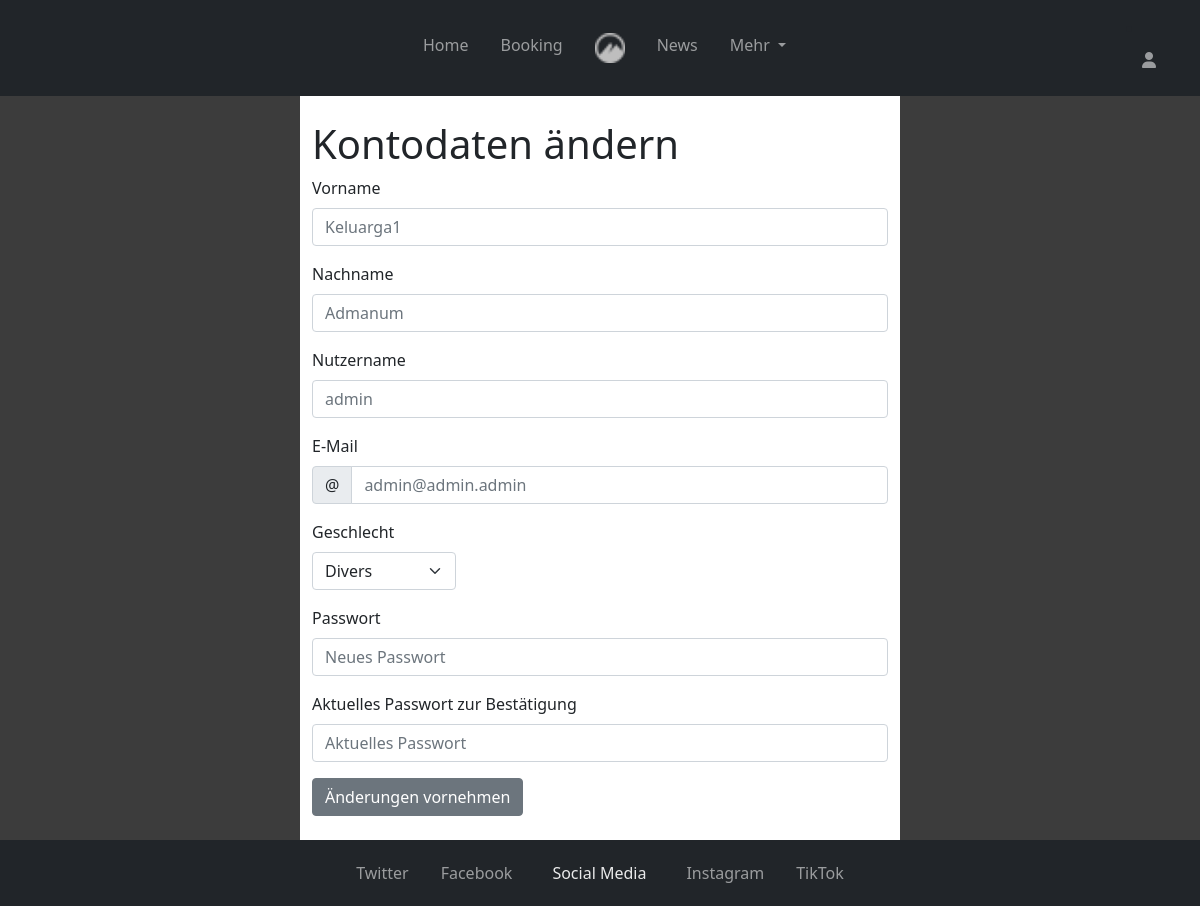
Before: /profile.php (signed in) with the older database file.
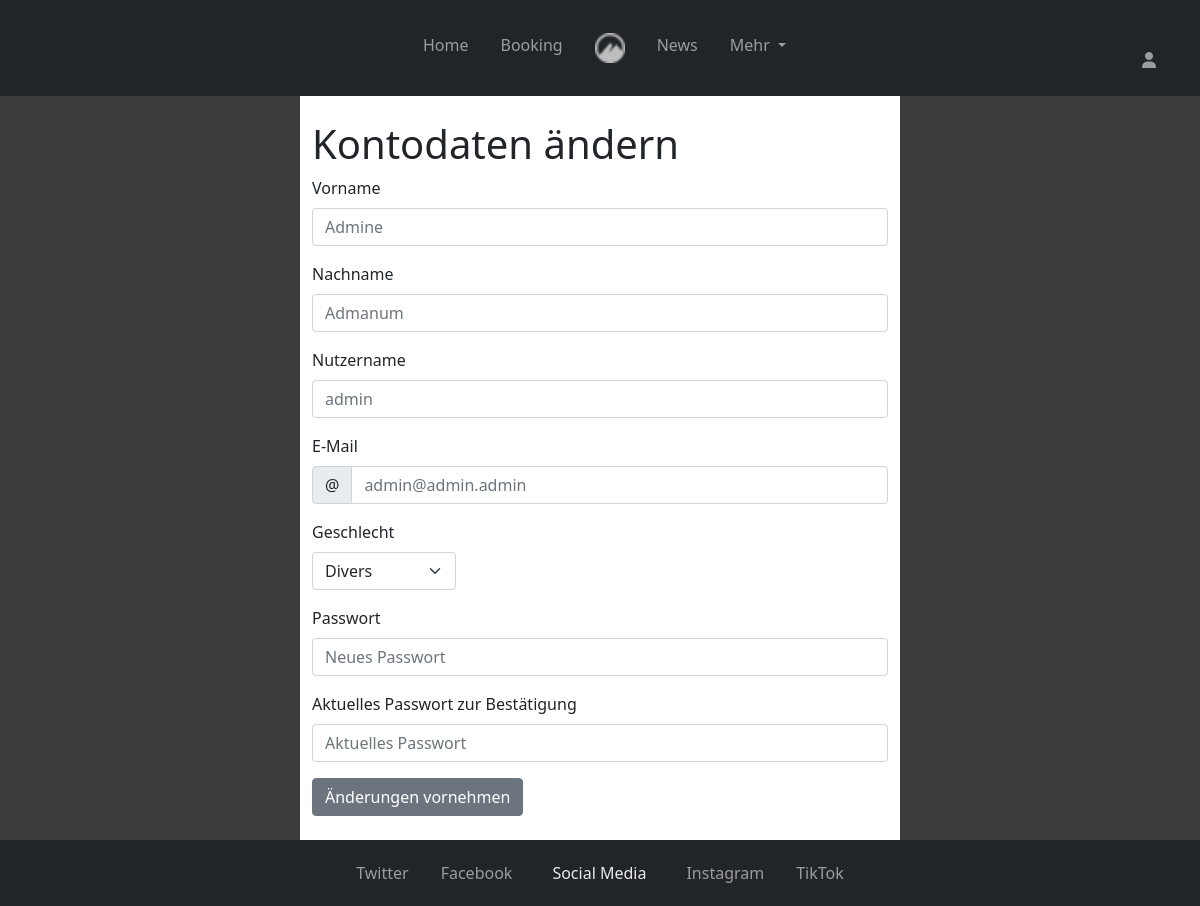
After: the same page with the newer database file.
### tables this page shows
CREATE TABLE `user` (
  `userid` int(11) NOT NULL,
  `fk_personid` int(11) NOT NULL,
  `username` varchar(255) NOT NULL,
  `password` varchar(128) NOT NULL COMMENT 'hashed',
  `email` varchar(255) NOT NULL
);

CREATE TABLE `person` (
  `Personid` int(11) NOT NULL,
  `firstname` varchar(255) NOT NULL,
  `lastname` varchar(255) NOT NULL,
  `gender` varchar(50) NOT NULL
);

### php/scripts/profile.php (called while the page is built, shortened)
<?php
require_once 'funcs.php';
$db = get_db();
$result = $db->query("SELECT * FROM user, person WHERE user.userid = " . $_SESSION['userid'] . " AND user.fk_personid = person.personid");
$result = $result->fetch_assoc();
?>

### php/scripts/funcs.php (called while the page is built, shortened)
<?php
function get_default(&$var, $default=NULL){
    if(isset($var)){
        return $var;
    } else {
        return $default;
    }
}
?>

### profile.php (the view, shortened to what this page needs)
<?php
  require 'php/scripts/profile.php';
?>
<!DOCTYPE html>
<html lang="en">
<head>
  <link rel="stylesheet" href="styles.css">
  <link href="css/bootstrap.min.css" rel="stylesheet">
</head>
<body>
  <div class="container-site d-flex flex-column justify-content-between">
    <div class="container-navbar-content d-flex flex-column flex-grow-1">
      <?php include 'php/navbar.php'; ?>
      <div class="content-background flex-grow-1">
      <div class="container site_content py-4">
        <h1>Kontodaten ändern</h1>
        <form action="" method="post">
          <div class="input-field">
            <label for="first_name" class="form-label">Vorname</label>
            <input type="text" name="first_name" class="form-control" id="first_name"
                   placeholder="<?=$result['firstname']?>" value="<?=get_default($firstname); ?>">
          </div>
          <div class="mt-3">
            <label for="last_name" class="form-label">Nachname</label>
            <input type="text" name="last_name" class="form-control" id="last_name"
                   placeholder="<?=$result['lastname']?>" value="<?=get_default($lastname); ?>">
          </div>
          <div class="mt-3">
            <label for="username" class="form-label">Nutzername</label>
            <input type="text" name="username" class="form-control" id="username" maxlength="20" aria-describedby="inputGroupPrepend2"
                   placeholder="<?=$result['username']?>" value="<?=get_default($username); ?>">
          </div>
          <div class="mt-3">
            <label for="email" class="form-label">E-Mail</label>
            <div class="input-group">
              <span class="input-group-text" id="inputGroupPrepend2">@</span>
              <input type="text" name="email" class="form-control" id="email"
                     placeholder="<?=$result['email']?>" value="<?=get_default($email); ?>">
            </div>
          </div>
          <div class="">
            <div class="col-3 mt-3">
              <label for="gender" class="form-label">Geschlecht</label>
              <select class="form-select" name="gender" id="gender">
                <option value="other" <?php if($result['gender'] == 'other'){echo 'selected';} ?>>Divers</option>
              </select>
            </div>
          </div>
          <div class="mt-3">
            <label for="password" class="form-label">Passwort</label>
            <input type="password" name="new_password" class="form-control" id="password" placeholder="Neues Passwort" minlength="8">
          </div>
          <div class="mt-3">
            <label for="password2" class="form-label">Aktuelles Passwort zur Bestätigung</label>
            <input type="password" name="current_password" class="form-control" id="password2" placeholder="Aktuelles Passwort" minlength="8" required>
          </div>
          <div class="mt-3">
            <button class="btn btn-secondary" type="submit">Änderungen vornehmen</button>
          </div>
        </form>
      </div>
      </div>
    </div>
    <?php include 'php/footer.php'; ?>
  </div>
</body>
</html>

### php/navbar.php (shortened to what this page needs)
<?php
    $current_page = '';
    require_once 'scripts/funcs.php';
?>
<nav class="navbar navbar-expand-sm bg-dark navbar-dark p-3 sticky-top" id="headerNav">
  <div class="container-fluid">
    <div class="collapse navbar-collapse order-1" id="navbarNavDropdown">
      <ul class="navbar-nav mx-auto ">
        <li class="nav-item">
          <a class="nav-link mx-2 text-center <?php print(($current_page == 'index') ? 'active' : '')?>" aria-current="page" href="/index.php">Home</a>
        </li>
        <li class="nav-item">
          <a class="nav-link mx-2 text-center <?php print(($current_page == 'booking') ? 'active' : '')?>" href="/booking.php">Booking</a>
        </li>
        <li class="nav-item d-none d-lg-block">
          <a class="nav-link mx-2" href="/index.php">
            <img src="/img/hotel_logo.png" height="30" />
          </a>
        </li>
        <li class="nav-item">
          <a class="nav-link mx-2 text-center <?php print(($current_page == 'news') ? 'active' : '')?>" href="/news.php">News</a>
        </li>
        <li class="nav-item dropdown">
          <a class="nav-link mx-2 text-center dropdown-toggle" href="#" id="navbarDropdownMenuLink" role="button" data-bs-toggle="dropdown" aria-expanded="false">
            Mehr
          </a>
        </li>
      </ul>
    </div>
    <div class="profile-dropdown order-0 order-sm-2">
      <li class="nav-item dropdown">
        <a class="nav-link profile-icon" href="#" id="profileDropdownMenuLink" role="button" data-bs-toggle="dropdown" aria-expanded="false">
          <i class="fa-solid fa-user"></i>
        </a>
      </li>
    </div>
  </div>
</nav>

### php/footer.php (shortened to what this page needs)
<footer class="container-fluid py-3 bg-dark">
  <ul class="d-flex justify-content-around justify-content-sm-center">
    <li class="footer-item">
      <a href="#">
        <span class="d-none d-sm-inline text-center">Twitter</span>
      </a>
    </li>
    <li class="footer-item">
      <a href="#">
        <span class="d-none d-sm-inline text-center">Facebook</span>
      </a>
    </li>
    <li class="footer-item d-none d-sm-block text-follow-us">
      <span class="px-2">Social Media</span>
    </li>
    <li class="footer-item">
      <a href="#">
        <span class="d-none d-sm-inline text-center">Instagram</span>
      </a>
    </li>
    <li class="footer-item">
      <a href="#">
        <span class="d-none d-sm-inline text-center">TikTok</span>
      </a>
    </li>
  </ul>
</footer>

### styles.css (style rules this page uses)
a { text-decoration: none !important; }
.container-site { height: 100vh; background-color:rgb(60, 60, 60); }
div.content-background { padding: 0% 0%; background-color:rgb(60, 60, 60); }
.site_content { background-color: white; padding: 0% 5%; }
.profile-icon > i { color: rgba(255,255,255,.55) !important }
.profile-dropdown { right: 0; left: unset !important; }
@media screen and (min-width: 992px) { div[id="navbarNavDropdown"] { margin-left: 55px; } }
footer ul { margin-bottom: 0px; padding-left: 0px; list-style: none; }
footer li.footer-item { margin: 5px 1rem; }
footer .text-follow-us { color:rgba(255,255,255,.90); }
footer a { color: rgba(255,255,255,.55); }
@media screen and (min-width: 768px) { div.content-background { padding: 0% 15%; } }
@media screen and (min-width: 1200px) { div.content-background { padding: 0% 25%; } }

Changed rows visible on the page:
changed through a linked row, user "admin": first_name "Keluarga1" → "Admine"
